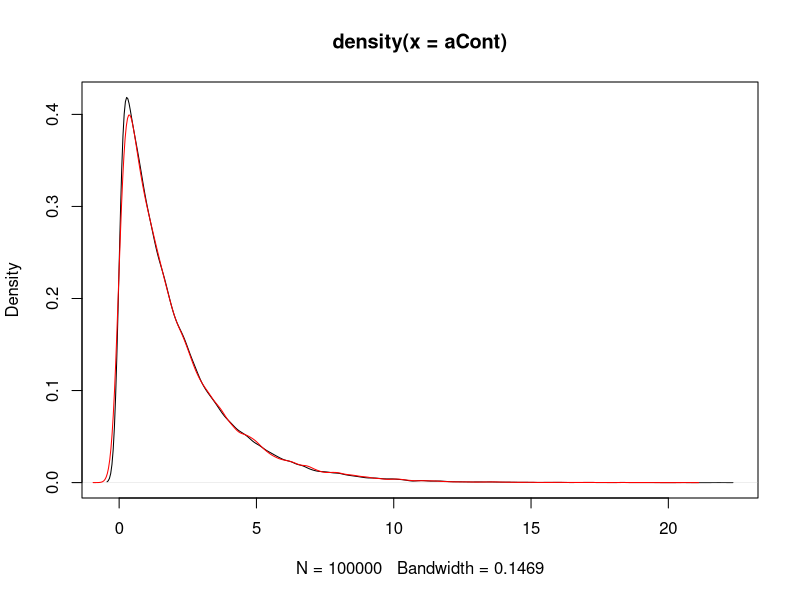

R code for this plot:
## FUNCTIONS TO MAKE UNIVARIATE FAKE DATA WITH SAME DISTRIBUTION AS REAL DATA

fakeCat <- function(v, n) {
    # v is integer, string, or factor.
    # n is the desired length of the fake vector.
    w <- as.character(v)
    dist <- prop.table(table(w))
    vals <- names(dist)
    fake.v <- sample(vals, n, prob=dist, replace=TRUE)
    if (is.factor(v)) fake.v <- factor(v)
    if (is.integer(v)) fake.v <- as.integer(v)
    return(fake.v)
}


fakeCont <- function(v, n) {
    # v is a variable for which a kernel density estimate makes sense.
    # n is the desired length of the fake vector.
    dist <- density(v)
    # The simulation follows one of the examples for density().
    # The default kernel is gaussian, which is why rnorm is used.  
    # Bandwidth is the SD of the # kernel.
    fake.v <- rnorm(n, mean=sample(v, n, replace=TRUE), sd=dist$bw)
    return(fake.v)                    
}

## Try them out.

# Integer variable
aCat <- sample(1:4, 1000, prob=c(0.1, 0.3, 0.2, 0.4), replace=TRUE)


# Factor
#aCat <- factor(aCat, labels=c("a","b","c","d"))  

# Character
#aCat <- sample(c("a","b","c"), 1000, prob=c(0.15, 0.25, 0.6), replace=TRUE)


fCat <- fakeCat(aCat, 1e6)
print(rbind(prop.table(table(aCat)),
            prop.table(table(fCat))))

aCont <- rchisq(1e5, 2)
fCont <- fakeCont(aCont, 1e5)

plot(density(aCont))
points(density(fCont), col="Red1", type="l")
